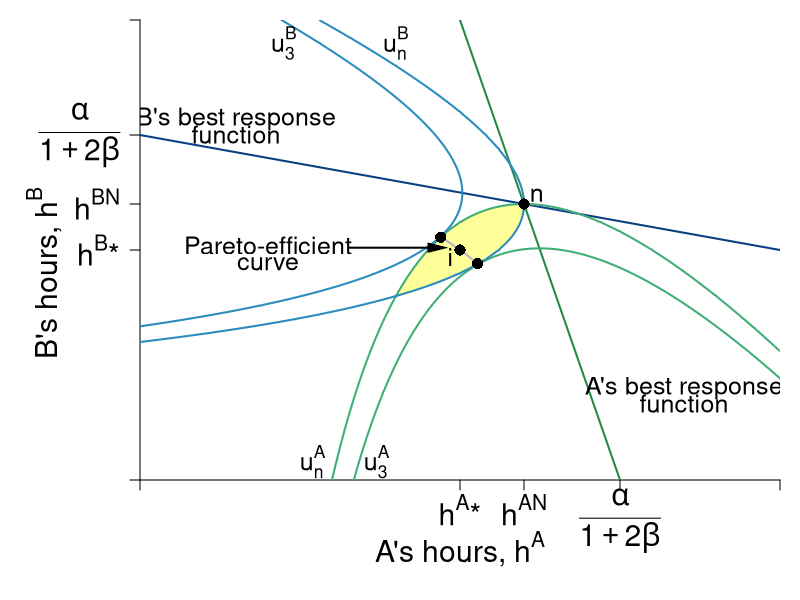

The R script that drew this image:
require(shape)
pdf(file = "coordination_failures/coord_brfs_cournot.pdf", width = 9, height = 7)

#Set parameters for graphics
pointsize <- 1.8
axislabelsize <- 1.8
labelsize <- 1.5
namesize <- 1.8
annotatesize <- 1.5
graphlinewidth <- 2
segmentlinewidth <- 1.5

COL <- c("#7fc97f", "#beaed4", "#fdc086", "#ffff99", "#386cb0", "#f0027f", "#bf5b17", "#666666")
COLA <- c("#99d8c9","#66c2a4","#41ae76", "#238b45", "#005824")
COLB <- c("#4eb3d3", "#2b8cbe", "#0868ac","#084081")

par(mar =  c(6, 7, 1, 1))

uA <- function(ea, eb, alpha = 30, beta = 1/2) {
  (alpha - beta*(ea+eb))*ea - 0.5*(ea)^2
}

uB <- function(ea, eb, alpha = 30, beta = 1/2) {
  (alpha - beta*(ea+eb))*eb - 0.5*(eb)^2
}

brfB <- function(ea, alpha = 30, beta = 1/2) {
  (alpha - beta*ea)/(1 + 2*beta)
}

brfA <- function(ea, alpha = 30, beta = 1/2) {
  (alpha - ea*(1 + 2*beta))/(beta)
}

brfPE <- function(ea, alpha = 30, beta = 1/8) {
  alpha*(1 - beta*ea)
}

hANE <- function(alpha, beta = 1/2){
  alpha/(1 + 3*beta)
}

hApEff2 <- function(alpha, beta = 1/2){
  alpha/(1 + 4*beta)
}

intercept1 <- function(alpha, beta = 1/2){
  alpha/(1 + 2*beta)
}

PEC <- function(ea, alpha = 30, beta = 1/2){
  a = beta*(1+2*beta);
  b = -alpha*(1+3*beta)+(1+2*beta)^2*ea;
  c = alpha^2 - alpha*(1+3*beta)*ea+ beta*(1+2*beta)*ea^2
  delta = b^2-4*a*c
  return((-b-sqrt(delta))/(2*a))
}


indiffA <- function(ea, alpha = 30, beta = 1/2, uA = 144) {
  (alpha*ea - beta*(ea)^2 - 0.5*(ea)^2 - uA)/(beta*ea)
}

indiffBroot1 <- function(ea, alpha = 30, beta = 30, uB = 144){
  (-sqrt(alpha^2 - 2*alpha*beta*ea + beta^2*ea^2 - 4*beta*uB - 2*uB) + alpha - beta*ea)/(2*beta + 1)
}

indiffBroot2 <- function(ea, alpha = 30, beta = 30, uB = 144){
  (sqrt(alpha^2 - 2*alpha*beta*ea + beta^2*ea^2 - 4*beta*uB - 2*uB) + alpha - beta*ea)/(2*beta + 1)
}


indiffB <- function(eb, alpha = 30, beta = 1/2, uB = 144) {
  (alpha*eb - uB - 0.5*eb^2)/(alpha*beta*eb)
}

indiffB2 <- function(ea, alpha = 30, beta = 1/2, uB = 144) {
  sqrt(alpha^2*(beta*ea - 1)^2 - 2*uB) - alpha*beta*ea + alpha
}

indiffB3 <- function(ea, alpha = 30, beta = 1/2, uB = 144) {
  -sqrt(alpha^2*(beta*ea - 1)^2 - 2*uB) - alpha*beta*ea + alpha
}


xlims <- c(0, 20)
ylims <- c(0, 20)

npts <- 501 
x <- seq(xlims[1], xlims[2], length.out = npts)
y <- seq(ylims[1], ylims[2], length.out = npts) 
a <- c(uA(hANE(alpha = 30, beta = 1/2), hANE(alpha = 30, beta = 1/2)), 
       155.8)
b <- c(uA(hANE(alpha = 30, beta = 1/2),hANE(alpha = 30, beta = 1/2)), 
       155.8)


plot(0, 0, xlim = xlims, ylim = ylims, type = "n",
     xlab = expression(paste("")),
     ylab = expression(paste("")), 
     xaxt = "n", 
     yaxt = "n", 
     cex.lab = axislabelsize, 
     bty = "n",
     xaxs="i", 
     yaxs="i")


ticksy <- c(0, hApEff2(alpha = 30), hANE(alpha = 30), intercept1(alpha = 30), ylims[2])
ylabels <- c(NA, expression(paste(h^B,"*")), expression(paste(h^{BN})), expression(paste(frac(alpha, 1 + 2*beta))), NA)
ticksx <- c(0, hApEff2(alpha = 30), hANE(alpha = 30), intercept1(alpha = 30), xlims[2])
xlabels <- c(NA, expression(paste(h^A,"*")), expression(paste(h^{AN})), expression(paste(frac(alpha, 1 + 2*beta))), NA)



axis(1, at = ticksx,  pos = 0, labels = FALSE)
text(x = c(0, hApEff2(alpha = 30), hANE(alpha = 30), intercept1(alpha = 30), xlims[2]), par("usr")[3] - 0.4, labels = xlabels, srt = 0, pos = 1, xpd = TRUE, cex = axislabelsize)

axis(2, at = ticksy, pos = 0, labels = ylabels, las = 1, cex.axis = axislabelsize)

npts <- 500 
xx1 <- seq(xlims[1], xlims[2], length.out = npts)
xx2 <- seq(9.4, 10.55, length.out = npts)

#I need something like xx1 with npts for 
xpoly1 <- seq(from = 8, to = 12, length.out = 500)
ypoly1 <- indiffA(xpoly1, uA = 144, alpha = 30, beta = 1/2)
ypoly2 <- indiffBroot1(xpoly1, uB = 144, alpha = 30, beta = 1/2)
polygon(x = c(xpoly1, rev(xpoly1)), y = c(ypoly1, rev(ypoly2)), col=COL[4], density=NULL, border = NA)



lines(xx1, brfA(xx1, alpha = 30, beta = 1/2), col = COLA[4], lwd = graphlinewidth)
lines(xx1, brfB(xx1, alpha = 30, beta = 1/2), col = COLB[4], lwd = graphlinewidth)
lines(xx2, PEC(xx2, alpha = 30, beta = 1/2), col = COL[2], lwd = graphlinewidth)

contour(y, x,
        outer(x, y, uA),
        drawlabels = FALSE,
        col = COLA[3],
        lwd = graphlinewidth,
        levels = a,
        xaxs="i",
        yaxs="i",
        add = TRUE)

text(0.5*xlims[2], -3, expression(paste("A's hours, ", h^A)), xpd = TRUE, cex = axislabelsize)
text(-3, 9, expression(paste("B's hours, ", h^B)), xpd = TRUE, cex = axislabelsize, srt = 90) 


contour(x, y,
        outer(x, y, uB),
        drawlabels = FALSE,
        col = COLB[2],
        lwd = graphlinewidth,
        levels = b,
        add = TRUE
)


text(4, 10.2, expression("Pareto-efficient"), cex = labelsize)
text(4, 9.4, expression("curve"), cex = labelsize)
Arrows(6.5, 10.1, 9.3, 10.1, col = "black", lty = 1, lwd = 2, arr.type = "triangle", arr.lwd = 0.5)
# 
#Label the iso-welfare functions for the HG, Aisha
text(5.4, 0.8, expression(u[n]^A), cex = annotatesize)
text(7.4, 0.8, expression(u[3]^A), cex = annotatesize)


#Label the indifference curves for the HG, Betty
text(8, 19, expression(u[n]^B), cex = annotatesize)
text(4.5, 19, expression(u[3]^B), cex = annotatesize)


#Label Nash Equilibrium
points(hANE(alpha = 30), hANE(alpha = 30), pch = 16, col = "black", cex = 1.5)

text(hANE(alpha = 30) + 0.4, hANE(alpha = 30) + 0.4, expression(paste("n")), cex = annotatesize)


#Annotate Pareto Efficient Curve and relevant points
points(10.55, PEC(10.55), pch = 16, col = "black", cex = 1.5)
#text(10.55 + 0.4, PEC(10.55) - 0.4, expression(paste(t^A)), cex = annotatesize)


points(9.4, PEC(9.4), pch = 16, col = "black", cex = 1.5)
#text(9.4 - 0.2, PEC(9.4) + 0.3, expression(paste(t^B)), cex = annotatesize)

points(hApEff2(alpha = 30), hApEff2(alpha = 30), pch = 16, col = "black", cex = 1.5)
text(hApEff2(alpha = 30)- 0.3, hApEff2(alpha = 30) - 0.3, expression(paste(i)), cex = annotatesize)

#B's brf
text(3, 15.7, expression(paste("B's best response")), cex = labelsize)
text(3, 15.0, expression(paste("function")), cex = labelsize)

#A's brf
text(17, 4, expression(paste("A's best response")), cex = labelsize)
text(17, 3.3, expression(paste("function")), cex = labelsize)

dev.off()
